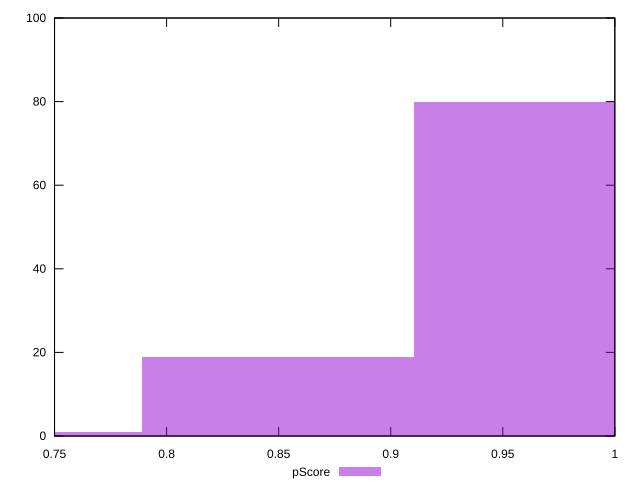

Write gnuplot code to recreate this figure.
reset

$pScore <<EOF
0.9708621618329822 80
0.8495043916038595 19
0.7281466213747367 1
EOF

set key outside below
set boxwidth 0.12135777022912278
set xrange [0.75:1]
set yrange [0:100]
set trange [0:100]
set style fill transparent solid 0.5 noborder
set terminal svg size 640, 490 enhanced background rgb 'white'
set output "report_00014_2021-02-09T15:56:05.503Z/unminified-javascript/samples/pages+cached/pScore/histogram.svg"

plot $pScore title "pScore" with boxes

reset
